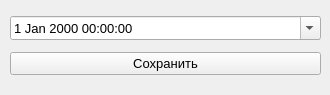
<?xml version="1.0" encoding="UTF-8"?>
<ui version="4.0">
 <class>Form</class>
 <widget class="QWidget" name="Form">
  <property name="geometry">
   <rect>
    <x>0</x>
    <y>0</y>
    <width>330</width>
    <height>95</height>
   </rect>
  </property>
  <property name="windowTitle">
   <string>Перенести на другое время</string>
  </property>
  <widget class="QWidget" name="verticalLayoutWidget">
   <property name="geometry">
    <rect>
     <x>10</x>
     <y>10</y>
     <width>311</width>
     <height>71</height>
    </rect>
   </property>
   <layout class="QVBoxLayout" name="verticalLayout">
    <item>
     <widget class="QDateTimeEdit" name="new_time_task">
      <property name="font">
       <font>
        <pointsize>10</pointsize>
       </font>
      </property>
      <property name="calendarPopup">
       <bool>true</bool>
      </property>
     </widget>
    </item>
    <item>
     <widget class="QPushButton" name="btn_save">
      <property name="font">
       <font>
        <pointsize>10</pointsize>
       </font>
      </property>
      <property name="text">
       <string>Сохранить</string>
      </property>
      <property name="icon">
       <iconset>
        <normaloff>../icons/instruments/save.png</normaloff>../icons/instruments/save.png</iconset>
      </property>
      <property name="iconSize">
       <size>
        <width>18</width>
        <height>18</height>
       </size>
      </property>
     </widget>
    </item>
   </layout>
  </widget>
 </widget>
 <resources/>
 <connections/>
</ui>
